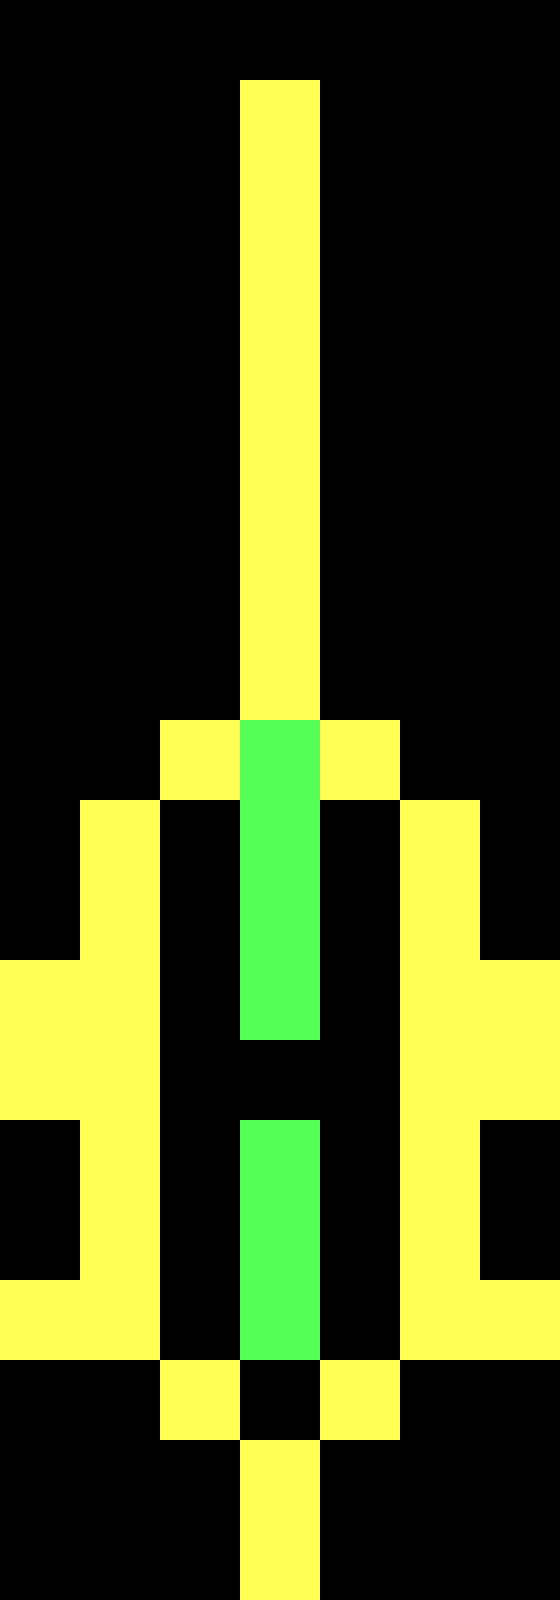

A 2D game scene composited from a Tiled map and its tileset images. What follows is a short description and the map's XML, with every tile layer's data as written:
An orthogonal 7x20 tile map with 80x80 px tiles, 1 tile layer (floor).

<map version="1.0.0" orientation="orthogonal" renderorder="right-down" width="7" height="20" tilewidth="80" tileheight="80" nextobjectid="1">
 <tileset firstgid="1" source="../tiles.tsx" />
 <layer name="floor" width="7" height="20">
  <data encoding="csv">
0,0,0,3,0,0,0,
0,0,0,1,0,0,0,
0,0,0,1,0,0,0,
0,0,0,1,0,0,0,
0,0,0,1,0,0,0,
0,0,0,1,0,0,0,
0,0,0,1,0,0,0,
0,0,0,1,0,0,0,
0,0,0,1,0,0,0,
0,0,1,4,1,0,0,
0,1,0,4,0,1,0,
0,1,0,4,0,1,0,
1,1,0,4,0,1,1,
1,1,0,0,0,1,1,
0,1,0,4,0,1,0,
0,1,0,4,0,1,0,
1,1,0,4,0,1,1,
0,0,1,0,1,0,0,
0,0,0,1,0,0,0,
0,0,0,1,0,0,0
</data>
 </layer>
</map>
